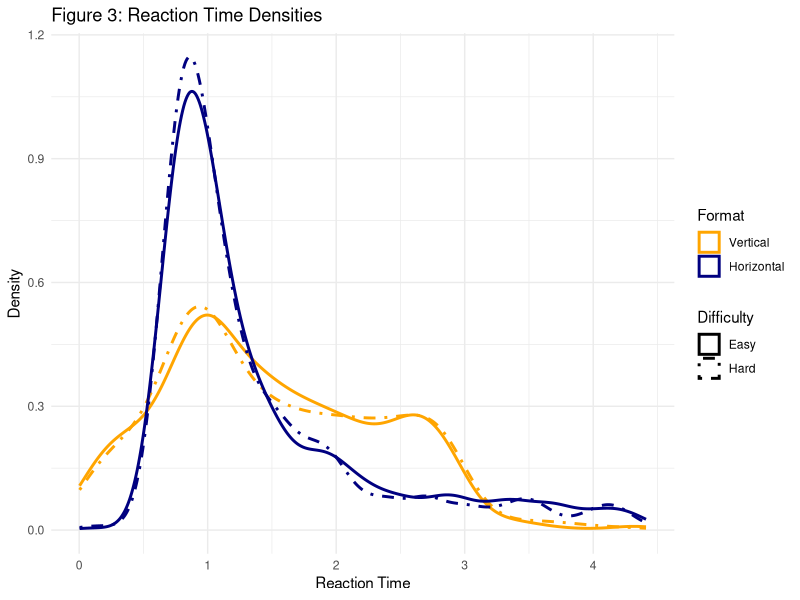

Write R code to recreate this figure.
# ==============================================================================
# FULL REPRODUCTION SCRIPT: Zhang et al. (2024)
# Translating all Stata (.do) logic to R - FIXED VERSION
# ==============================================================================

# 1. LOAD LIBRARIES
if(!require(haven)) install.packages("haven")
if(!require(tidyverse)) install.packages("tidyverse")
if(!require(lmerTest)) install.packages("lmerTest")
if(!require(coin)) install.packages("coin") 

library(haven)
library(tidyverse)
library(lmerTest)

# 2. DATA LOADING & GLOBAL PREPROCESSING
data_raw <- read_dta("workdata.dta")

df_clean <- data_raw %>%
  filter(check != 1) %>%
  mutate(
    # Format & Presentation (0,1 = Vertical; 2,3 = Horizontal)
    hori = ifelse(presentation %in% c(2, 3), 1, 0),
    hardhori = hard * hori,
    
    # Choice variables cleanup (match Stata's replace if choice==.)
    highepchoice = ifelse(is.na(choice), NA, highepchoice),
    riskychoice = ifelse(is.na(choice), NA, riskychoice),
    
    # EMV Calculations
    hemvh = pmax(ep1, ep2),
    lemvh = pmin(ep1, ep2),
    diff_emv = hemvh - lemvh,
    hmvrisk = ifelse(ep2 > ep1, 1, 0),
    diff_risk = ep2 - ep1,
    
    # Eye-tracking Transition Ratios (Logic from table_1b.do and table_2b.do)
    total_t = t12 + t13 + t14 + t23 + t24 + t34,
    peu = case_when(
      presentation %in% c(0, 1) ~ (t13 + t24) / total_t,
      presentation %in% c(2, 3) ~ (t12 + t34) / total_t
    ),
    pcc = case_when(
      presentation %in% c(0, 1) ~ (t12 + t34) / total_t,
      presentation %in% c(2, 3) ~ (t13 + t24) / total_t
    ),
    
    # Fixation Durations (Logic from table_4a.do)
    total_f = fixonpay1 + fixonpay2 + fixonpr1 + fixonpr2,
    ppay1 = fixonpay1 / total_f,
    ppay2 = fixonpay2 / total_f,
    phep = ifelse(ep1 > ep2, ppay1, ppay2),
    payne = (eut - cct) / (eut + cct)
  )

# ==============================================================================
# 3. REPRODUCING TABLES 1-4 (Subject-level Wilcoxon Tests)
# ==============================================================================
cat("\n--- Tables 1-4: Wilcoxon Signed-Rank Tests (Comparing Easy vs Hard) ---\n")

# Aggregate by Subject and Difficulty (Hard) to mimic Stata's 'collapse'
subject_hard <- df_clean %>%
  group_by(subject, hard) %>%
  summarise(peu = mean(peu, na.rm = TRUE), .groups = 'drop') %>%
  pivot_wider(names_from = hard, values_from = peu, names_prefix = "hard_")

# Wilcoxon Test for EU transitions (Table 1b logic)
wilcox_result <- wilcox.test(subject_hard$hard_0, subject_hard$hard_1, paired = TRUE)
print(paste("Wilcoxon p-value for EU transitions (Easy vs Hard):", round(wilcox_result$p.value, 4)))

# ==============================================================================
# 4. REPRODUCING TABLES 5, 7, & 8 (Mixed Models)
# ==============================================================================

# Table 5: High EMV Choice
cat("\n--- Table 5: Determinants of High EMV Choice (Model 4) ---\n")
t5_m4 <- lmer(highepchoice ~ hard + hori + hardhori + diff_emv + hmvrisk + round + (1|subject), data = df_clean)
print(summary(t5_m4)$coefficients)

# Table 7: Risky Choice
cat("\n--- Table 7: Determinants of Risky Choice (Model 4) ---\n")
t7_m4 <- lmer(riskychoice ~ hard + hori + hardhori + diff_risk + hmvrisk + round + (1|subject), data = df_clean)
print(summary(t7_m4)$coefficients)

# Table 8: Eye-tracking and Decisions
cat("\n--- Table 8: Cognitive Process Predictors ---\n")
t8_panelA <- lmer(highepchoice ~ payne + phep + reactiontime + (1|subject), data = df_clean)
print(summary(t8_panelA)$coefficients)

# ==============================================================================
# 5. REPRODUCING FIGURE 3 (RT Density Plot)
# ==============================================================================
df_fig3 <- df_clean %>%
  arrange(reactiontime) %>%
  slice(1:4750) # Drop longest 5% (Total trials = 5000)

ggplot(df_fig3, aes(x = reactiontime, color = as.factor(hori), linetype = as.factor(hard))) +
  geom_density(linewidth = 1) +
  scale_color_manual(values = c("0" = "orange", "1" = "navy"), 
                     labels = c("Vertical", "Horizontal")) +
  scale_linetype_manual(values = c("0" = "solid", "1" = "dotdash"), 
                        labels = c("Easy", "Hard")) +
  labs(title = "Figure 3: Reaction Time Densities",
       x = "Reaction Time", y = "Density", color = "Format", linetype = "Difficulty") +
  theme_minimal()
